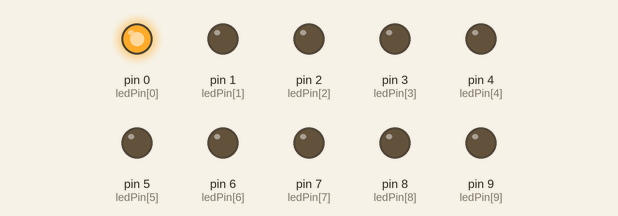
This sketch was run on a simulated Arduino Uno, built with avr-gcc and run on an emulated ATmega328P. Shown: output pins drawn as LEDs (lit = HIGH).

Above: at 0.2 s.
At 1.7 s:
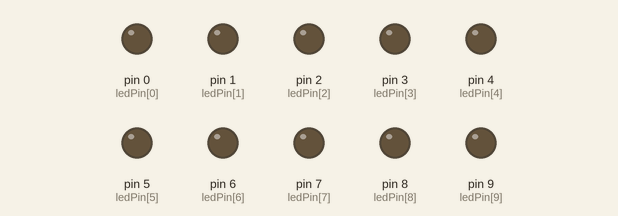
At 3.2 s:
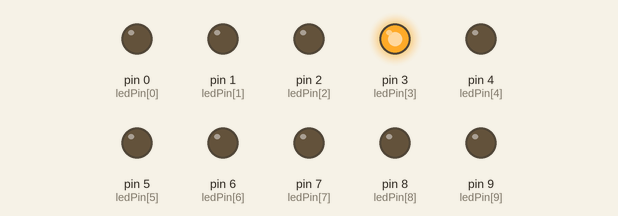
At 6.2 s:
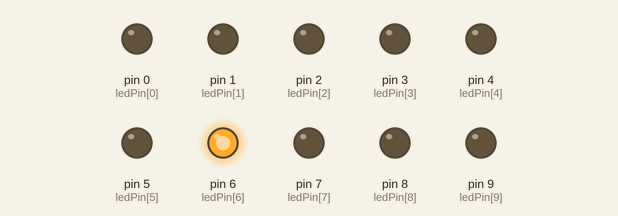
At 9.2 s:
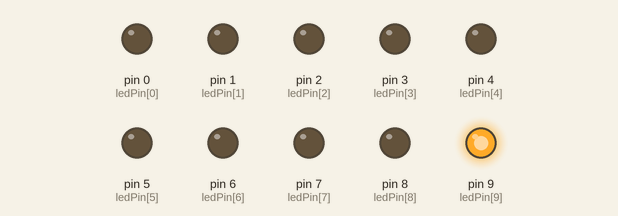
At 12.2 s:
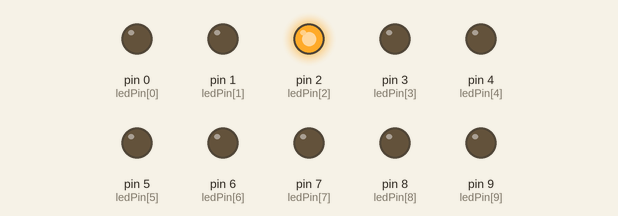
Timing chart, 0 to 13.0 s (numbered marks = the images above):
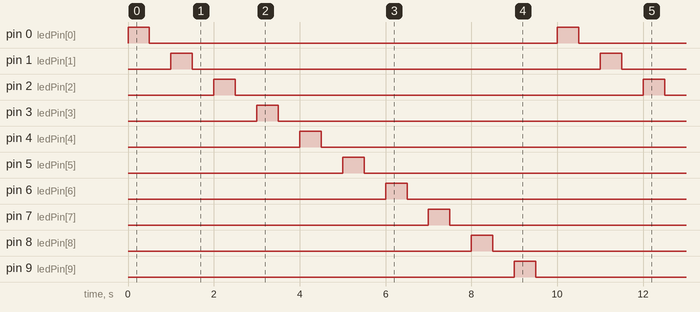

Measured:
- by itself, pin 0 (ledPin[0]), pin 1 (ledPin[1]), pin 2 (ledPin[2]), pin 3 (ledPin[3]), pin 4 (ledPin[4]), pin 5 (ledPin[5]), pin 6 (ledPin[6]), pin 7 (ledPin[7]), pin 8 (ledPin[8]), pin 9 (ledPin[9]): alternates HIGH for 0.50 s and LOW for 9.5 s
- by itself, everything shown: repeats every 10.0 s, in 20 steps

The sketch:

Sadi_led_bulb.ino
```cpp
int ledPin[] = {0, 1, 2, 3, 4, 5, 6, 7, 8, 9};

void setup() {
  // put your setup code here, to run once:
  for (int i = 0; i <=9; i++) {
    pinMode(ledPin[i], OUTPUT);
  }
}

void loop() {
  // put your main code here, to run repeatedly:
  for (int i = 0; i <= 9; i++) {
    digitalWrite(ledPin[i], HIGH);
    delay(500);
    digitalWrite(ledPin[i], LOW);
    delay(500);
  }
}
```
